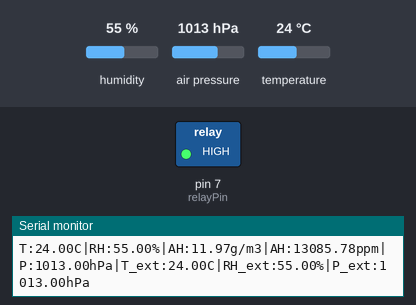
The sketch below on a simulated Arduino Uno, built with avr-gcc and run on an emulated ATmega328P. Shown: switched loads named in the sketch (green lamp = pin HIGH), the last lines printed to the serial monitor. The test bench sets the inputs (shaded band); at power-on: humidity 55 %, air pressure 1013 hPa, temperature 24 °C.

Above: at 3.2 s.
3.3 s: humidity set to 47 %
8.2 s: humidity set to 44 %
At 13.3 s:
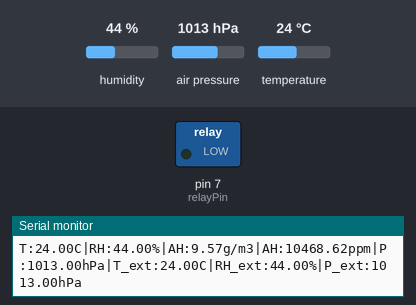
13.6 s: humidity set to 68 %
At 17.8 s:
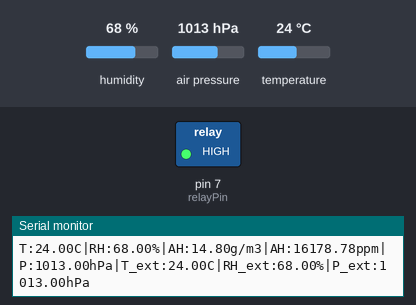
18.6 s: humidity set to 22 %
At 22.8 s:
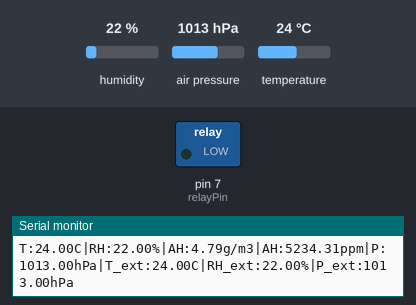
Timing chart, 0 to 24.3 s (numbered marks = the images above; inputs shaded):
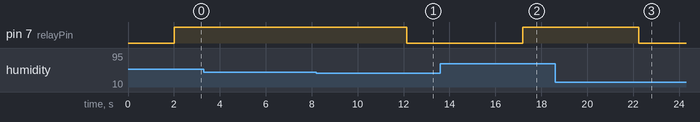

Measured:
- the behaviour switches between 46 and 45 % on humidity (found by bisection; images 0 and 1)
- after the input at 8.2 s, pin 7 (relayPin): HIGH → LOW after 3.9 s
- after the input at 13.6 s, pin 7 (relayPin): LOW → HIGH after 3.6 s
- after the input at 18.6 s, pin 7 (relayPin): HIGH → LOW after 3.6 s

The sketch:

read_bme280_bme680_relay.ino
```cpp
#include <Wire.h>
#include <Adafruit_Sensor.h>
#include <Adafruit_BME280.h>
#include <Adafruit_BME680.h>

Adafruit_BME280 bme;  // BME_ADDR 0x77
Adafruit_BME680 bme1;  // BME_ADDR 0x76

const int relayPin = 7;   // compatibile con MKR

const int hum_limit = 45; //change
const int pres_diff_limit = -10; //change

void setup() {
  Serial.begin(9600);
  delay(2000);

  pinMode(relayPin, OUTPUT);
  digitalWrite(relayPin, LOW);   // relè OFF (logica invertita)

  // --- I2C su MKR WiFi 1010 ---
  Wire.begin();  // SDA=11, SCL=12 automaticamente

if (!bme.begin(0x77)) {
  Serial.println("Errore: BME280 non trovato!");
  while (1);
}

if (!bme1.begin(0x76)) {
  Serial.println("Errore: BME680 non trovato!");
  while (1);
}

  bme1.setGasHeater(320, 150); // 320°C per 150 ms
  Serial.println("Sistema MKR pronto.");
}

float compute_AH(float RH, float T) {
  float num = 6.112*std::exp( (17.67*T) / (T + 243.5) ) * RH *18.02;
  float den = (273.15 + T) * 100 * 0.08314;
  return num/den;
}

float compute_ppm(float AH, float T, float pres) {
  float vap_press = AH * 8.314 * T / 18.015;
  return 1e6 * vap_press / (pres * 100);
}

void loop() {
  // --- Lettura sensore interno ---
  float temp = bme.readTemperature();
  float hum  = bme.readHumidity();
  float pres = bme.readPressure() / 100.0F;
  float abs_hum = compute_AH(hum, temp);
  float hum_ppm = compute_ppm(abs_hum, temp, pres) * 10;  // why x10 ??

  // --- Lettura sensore esterno ---
  float temp_ext = bme1.readTemperature();
  float hum_ext  = bme1.readHumidity();
  float pres_ext = bme1.readPressure() / 100.0F;
  float gasQ_ext = bme1.gas_resistance;

  if ((hum_ext > hum_limit) || (pres-pres_ext < pres_diff_limit)) {
    digitalWrite(relayPin, HIGH);
    Serial.println("Relè ON"); // to be removed
  }
  if ((hum_ext <= hum_limit) && (pres-pres_ext >= pres_diff_limit)) digitalWrite(relayPin, LOW);


  // --- Invio dati al PC ---
  Serial.print("T:"); Serial.print(temp);
  Serial.print("C|RH:"); Serial.print(hum);
  Serial.print("%|AH:"); Serial.print(abs_hum);
  Serial.print("g/m3|AH:"); Serial.print(hum_ppm);
  Serial.print("ppm|P:"); Serial.print(pres);
  Serial.print("hPa|T_ext:"); Serial.print(temp_ext);
  Serial.print("C|RH_ext:"); Serial.print(hum_ext);
  Serial.print("%|P_ext:"); Serial.print(pres_ext);
  Serial.println("hPa");
  //Serial.print("Gas: "); Serial.print(bme1.gas_resistance / 1000.0); Serial.println(" kΩ");
  delay(5000);
}
```
